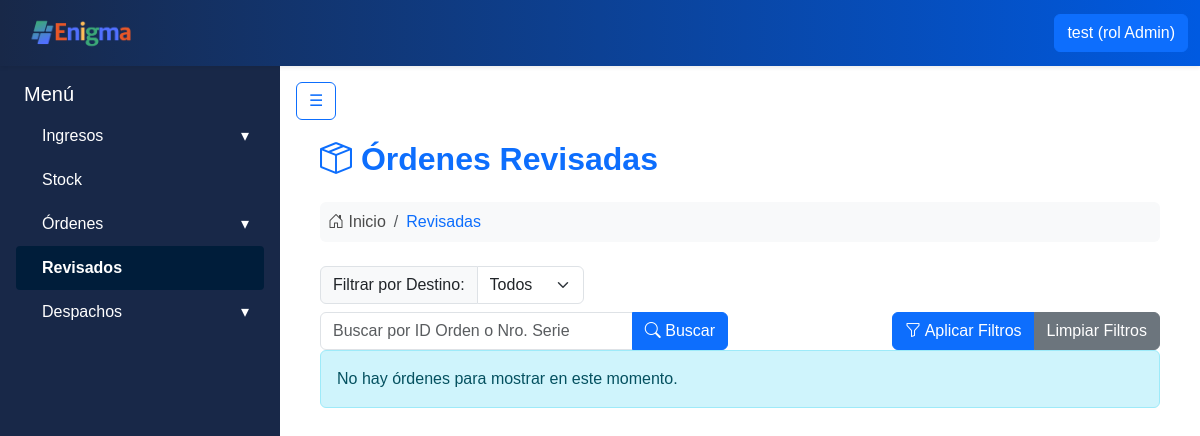
The app's page /despachos/revisadas/ (signed in), older data.
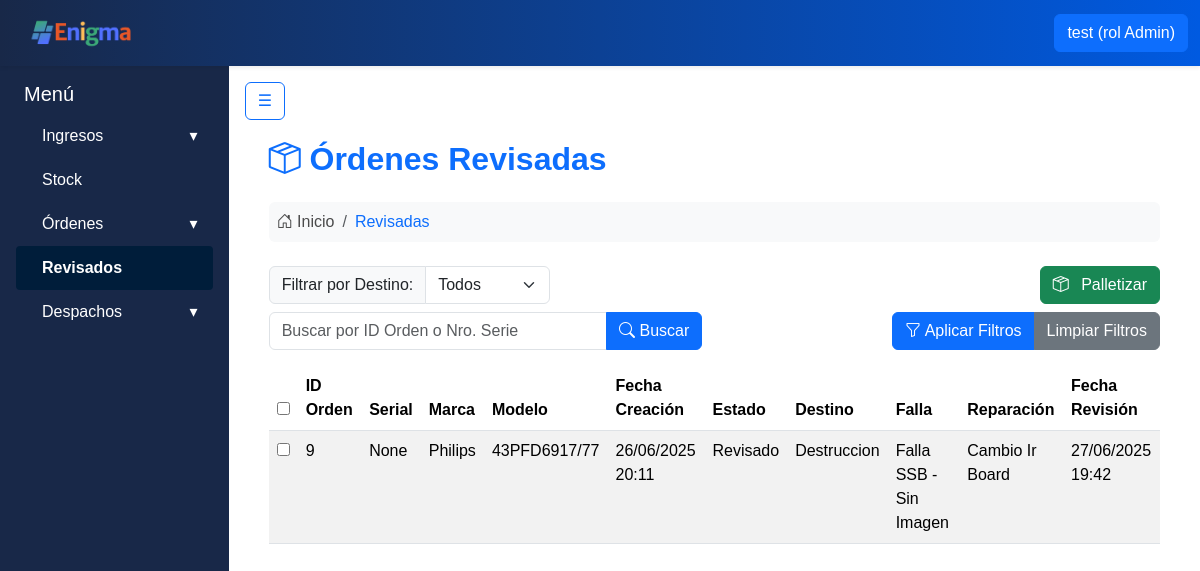
The same page, newer data.
### apps/ingresos/models.py (models this page shows, shortened)
class Productos(models.Model):
    id = models.AutoField(primary_key=True)
    marca = models.CharField(max_length=30)
    modelo = models.CharField(max_length=50, unique=True)

### apps/ordenes/models.py (models this page shows, shortened)
class Ordenes(ModeloBaseConUsuario):  # HEREDA el usuario y el save()
    remito_id = models.ForeignKey('ingresos.Remitos', on_delete=models.CASCADE)
    equipo_id = models.ForeignKey('Equipos', on_delete=models.CASCADE)
    estado_id = models.ForeignKey('Estados', on_delete=models.CASCADE)
    falla_detectada = models.CharField(max_length=50, null=True, blank=True)
    reparacion = models.CharField(max_length=50, null=True, blank=True)
    fecha_revision = models.DateTimeField(null=True, blank=True)
    editado_por = models.ForeignKey(
        User, on_delete=models.SET_NULL, null=True, blank=True, related_name='ordenes_editadas'
    )
    palletizado_por = models.ForeignKey(
        User, on_delete=models.SET_NULL, null=True, blank=True, related_name='ordenes_palletizadas'
    )
    orden_activa = models.BooleanField(default=True)
    fecha_creacion = models.DateTimeField(auto_now_add=True)
    modificacion_id = models.ForeignKey('HistorialOrdenes', on_delete=models.CASCADE, null=True, blank=True)
    destino = models.ForeignKey('Destinos', on_delete=models.CASCADE, null=True, blank=True)
    equipo_palletizado = models.BooleanField(default=False)

class Estados(models.Model):
    nombre_estado = models.CharField(max_length=30)

class Destinos(models.Model):
    nombre_destino = models.CharField(max_length=30)

### apps/despachos/views.py (the view, shortened to what this page needs)
# urls.py: path('revisadas/', views.OrdenesRevisadasView.as_view(), name='ordenes_revisadas'),
class OrdenesRevisadasView(LoginRequiredMixin,View):
    template_name = 'despachos/revisadas.html'
    def get(self, request, *args, **kwargs):
        estado_revisado_obj = Estados.objects.filter(nombre_estado__iexact='revisado').first()
        ordenes_queryset = Ordenes.objects.filter(
            estado_id=estado_revisado_obj,
            equipo_palletizado=False
        ).select_related(
            'destino', 'equipo_id', 'equipo_id__producto_id', 'estado_id'
        ).order_by('-fecha_creacion')
        query = request.GET.get('q', '')
        filtro_destino_param = request.GET.get('filtro_destino', 'todos')
        mensaje_busqueda = None
        if query:
            q_objects = Q(id__icontains=query) | Q(equipo_id__numero_serie__icontains=query)
            ordenes_queryset = ordenes_queryset.filter(q_objects)
            if not ordenes_queryset.exists():
                mensaje_busqueda = f"No se encontraron órdenes con el ID/Número de Serie '{query}'."
        datos_ordenes = []
        if ordenes_queryset.exists():
            for orden in ordenes_queryset:
                equipo_obj = orden.equipo_id
                producto_obj = getattr(equipo_obj, 'producto_id', None)
                producto_modelo = getattr(producto_obj, 'modelo', 'N/A')
                producto_marca = getattr(producto_obj, 'marca', 'N/A')
                nombre_destino = getattr(orden.destino, 'nombre_destino', 'Sin asignar')
                nombre_estado = getattr(orden.estado_id, 'nombre_estado', 'Sin estado')
                datos_ordenes.append({
                    'id': orden.id,
                    'equipo_id': orden.equipo_id.id if orden.equipo_id else None,
                    'numero_serie': getattr(equipo_obj, 'numero_serie', 'N/A'),
                    'modelo': producto_modelo,
                    'marca': producto_marca,
                    'fecha_creacion': orden.fecha_creacion,
                    'estado': nombre_estado,
                    'destino': nombre_destino,
                    'falla_detectada': orden.falla_detectada,
                    'reparacion': orden.reparacion,
                    'fecha_revision': orden.fecha_revision,
                })
        destinos_para_despacho = Destinos.objects.all().order_by('nombre_destino')
        context = {
            'ordenes': datos_ordenes,
            'mensaje_busqueda': mensaje_busqueda,
            'query_actual': query,
            'filtro_destino_seleccionado': filtro_destino_param,
            'destinos_para_filtro': Destinos.objects.all().order_by('nombre_destino'),
            'destinos_para_despacho': destinos_para_despacho,
            'mostrar_boton_despacho': bool(datos_ordenes),
            'titulo_pagina': 'Órdenes Revisadas',
            'max_items_pallet': 15,
        }
        return render(request, self.template_name, context)

### apps/despachos/templatetags/custom_filters.py (called while the page is built)
@register.filter
def replace_chars(value, arg):
    if not isinstance(value, str):
        return value
    try:
        old_value, new_value = arg.split(':')
    except ValueError:
        return value
    return value.replace(old_value, new_value)

### apps/usuarios/models.py (called while the page is built)
    def __str__(self):
        return self.nombre

### apps/despachos/templates/despachos/revisadas.html (shortened to what the changed rows need)
{% extends 'base.html' %}
{% load static %}
{% load custom_filters %}
{% block content %}
    <div class="page-container px-4 mt-3">
        <div class="d-flex justify-content-between align-items-center mb-4">
            <h2 class="fw-bold text-primary mb-0">
                <i class="bi bi-box-seam"></i>
                Órdenes Revisadas
            </h2>
        </div>
        <nav aria-label="breadcrumb" class="mb-4">
            <ol class="breadcrumb bg-light rounded p-2">
            </ol>
        </nav>
        <div class="top-action-bar">
            <form id="filtro-busqueda-form" action="{% url 'despachos:ordenes_revisadas' %}" method="GET" class="w-100">
                <div class="row mb-2">
                    <div class="col-md-8 col-sm-6 d-flex justify-content-end align-items-center">
                        {% if mostrar_boton_despacho %}
                            <button type="button" class="btn btn-success" id="btn-enviar-despacho-principal" data-bs-toggle="modal" data-bs-target="#despachoModal">
                                <i class="bi bi-box-seam me-2"></i> Palletizar
                            </button>
                        {% endif %}
                    </div>
                </div>
            </form>
        </div>
        {% if mensaje_busqueda %}
            <div class="alert alert-warning" role="alert">{{ mensaje_busqueda }}</div>
        {% elif not ordenes and not query_actual and filtro_destino_seleccionado == 'todos' %}
            <div class="alert alert-info" role="alert">No hay órdenes para mostrar en este momento.</div>
        {% elif not ordenes and query_actual %}
            <div class="alert alert-info" role="alert">No se encontraron órdenes para la búsqueda "{{ query_actual }}".</div>
        {% elif not ordenes and filtro_destino_seleccionado != 'todos' %}
            <div class="alert alert-info" role="alert">No hay órdenes con el destino seleccionado.</div>
        {% endif %}
        {% if ordenes %}
            <form id="form-despacho" action="{% url 'despachos:procesar_despacho_ordenes' %}" method="POST">
                <table class="table table-striped table-hover mt-3">
                    <thead>
                        <tr>
                            <th><input type="checkbox" id="checkbox-maestro-despacho"></th>
                            <th>ID Orden</th>
                            <th>Serial</th>
                            <th>Marca</th>
                            <th>Modelo</th>
                            <th>Fecha Creación</th>
                            <th>Estado</th>
                            <th>Destino</th>
                            <th>Falla</th>
                            <th>Reparación</th>
                            <th>Fecha Revisión</th>
                        </tr>
                    </thead>
                    <tbody>
                        {% for orden in ordenes %}
                            <tr>
                                <td><input type="checkbox" class="checkbox-item-despacho" name="orden_ids" value="{{ orden.id }}"></td>
                                <td>{{ orden.id }}</td>
                                <td>{{ orden.numero_serie }}</td>
                                <td>{{ orden.marca }}</td>
                                <td>{{ orden.modelo }}</td>
                                <td>{{ orden.fecha_creacion|date:"d/m/Y H:i" }}</td>
                               <td><span class="badge-estado bg-{{ orden.estado|lower|replace_chars:' :-' }}">{{ orden.estado }}</span></td>
                                <td>{{ orden.destino }}</td>
                                <td>{{ orden.falla_detectada }}</td>
                                <td>{{ orden.reparacion }}</td>
                                <td>{{ orden.fecha_revision|default:"N/A"|date:"d/m/Y H:i" }}</td>
                            </tr>
                        {% endfor %}
                    </tbody>
                </table>
            </form>
        {% endif %}
{% endblock %}

Row changes from the older to the newer data that the page shows:
now on this page (row unchanged): Productos: marca "Philips", modelo "43PFD6917/77"
now on this page (row edited): Ordenes: fecha_creacion "26/06/2025 20:11", falla_detectada "Falla SSB - Sin Imagen", reparacion "Cambio Ir Board", fecha_revision "27/06/2025 19:42"
now on this page (row unchanged): Estados: estado "Revisado"
now on this page (row unchanged): Destinos: destino "Destruccion"
Text that changed along with them:
form field value: (not shown) → "☐"
text no longer shown: "No hay órdenes para mostrar en este momento."
text now shown: "Palletizar ID Orden Serial Marca Modelo Fecha Creación Estado Destino Falla Reparación Fecha Revisión"
new list line: "☐ 9 None"
